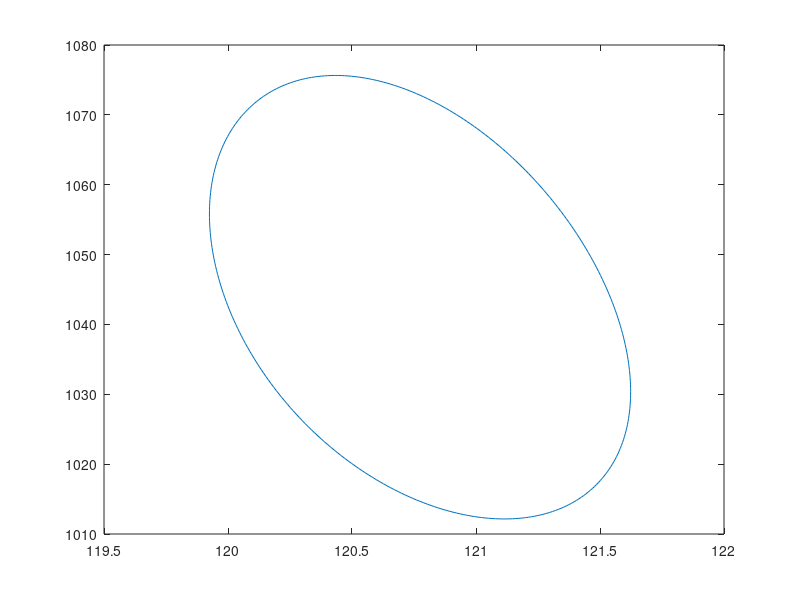

Here is the MATLAB script that generated this plot:
function realStirlingEngine
% realStirlingEngine.m
clc

% A real Stirling Engine cycle calculator
eng = engineGeometry;

% Temperature(s)
TH = 330;       % K - hot
TC = 295;       % K - cold
TR = (TH+TC)/2; % K - regenerator (estimate)

% Gas Properties
R =    1005; % J/kg-K

% If uncertain then estimate: mass of gas using approximate state 1 lower bound
P0 = 1013000; % Pa - base pressure
displacerAngle = 180; % 135 - degrees
ang = displacerAngle * pi / 180;

VH = hotVolume(eng,ang);
VC = coldVolume(eng,ang);
VR = regeneratorVolume(eng,ang);

m = (P0 / R) * (VH/TH + VC/TC + VR / TR); % grams - mass of gas

% Solve cycle
P = [];
V = [];

for displacerAngle = 0:360
    ang = displacerAngle * pi / 180;

    VH = hotVolume(eng,ang);
    VC = coldVolume(eng,ang);
    VR = regeneratorVolume(eng,ang);

    V(end+1) = VH + VC + VR;
    P(end+1) = (m * R) / (VH/TH + VC/TC + VR / TR);
end

plot(V*1e6,P/1000)

CR = max(V) / min(V)

end


%================
% Engine Geometry
function [eng] = engineGeometry
eng.baseDiameter  = 9.8; % cm - clear base inner diameter
eng.baseThickness =   2.24; % cm - clear base height

eng.displacerDiameter  =  8.40  ; % cm - black foam diameter
eng.displacerThickness =  .89; % cm - black foam thickness
eng.displacerOffset    =  .85; % cm - distance from hot base to midline of displacer neutral position
eng.displacerStroke    =  .824; % cm - full distance swing of displacer (from top to bottom)

eng.pistonDiameter   =    1.62; % cm - clear glass piston
eng.pistonOffset     =      .55; % cm - distance from cold base to bottom of piston in neutral position
eng.pistonStroke     =    .824; % cm  - full distance swing of displacer (from top to bottom)
eng.pistonPhase      =  1.74533; % rad - piston crank angle relative to displacer crank angle
end

%================
% Hot Volume
function [vol] = hotVolume(eng, ang)
hotArea   = pi * eng.baseDiameter^2 / 4; % cm^2
hotHeight = eng.displacerOffset + eng.displacerStroke/2 * cos(ang) - eng.displacerThickness/2;

vol = hotArea * hotHeight;
vol = vol / 1e6; % m^3
end

%================
% Cold Volume
function [vol] = coldVolume(eng, ang)
coldArea1   = pi * eng.baseDiameter^2 / 4; % cm^2
coldHeight1 = eng. baseThickness - (eng.displacerOffset + eng.displacerStroke/2 * cos(ang) + eng.displacerThickness/2); % cm

coldArea2   = pi * eng.pistonDiameter^2 / 4; % cm^2
coldHeight2 = eng.pistonOffset + eng.pistonStroke/2 * cos(ang+eng.pistonPhase); % cm

vol = coldArea1 * coldHeight1 +  coldArea2 * coldHeight2;
vol = vol / 1e6; % m^3
end

%================
% Regenerator Volume
function [vol] = regeneratorVolume(eng, ang) %#ok<INUSD> 
baseArea          = pi * eng.baseDiameter^2 / 4; % cm^2
regeneratorArea   = pi * eng.displacerDiameter^2 / 4; % cm^2

vol = (baseArea - regeneratorArea) * eng.displacerThickness;
vol = vol / 1e6; % m^3
end
